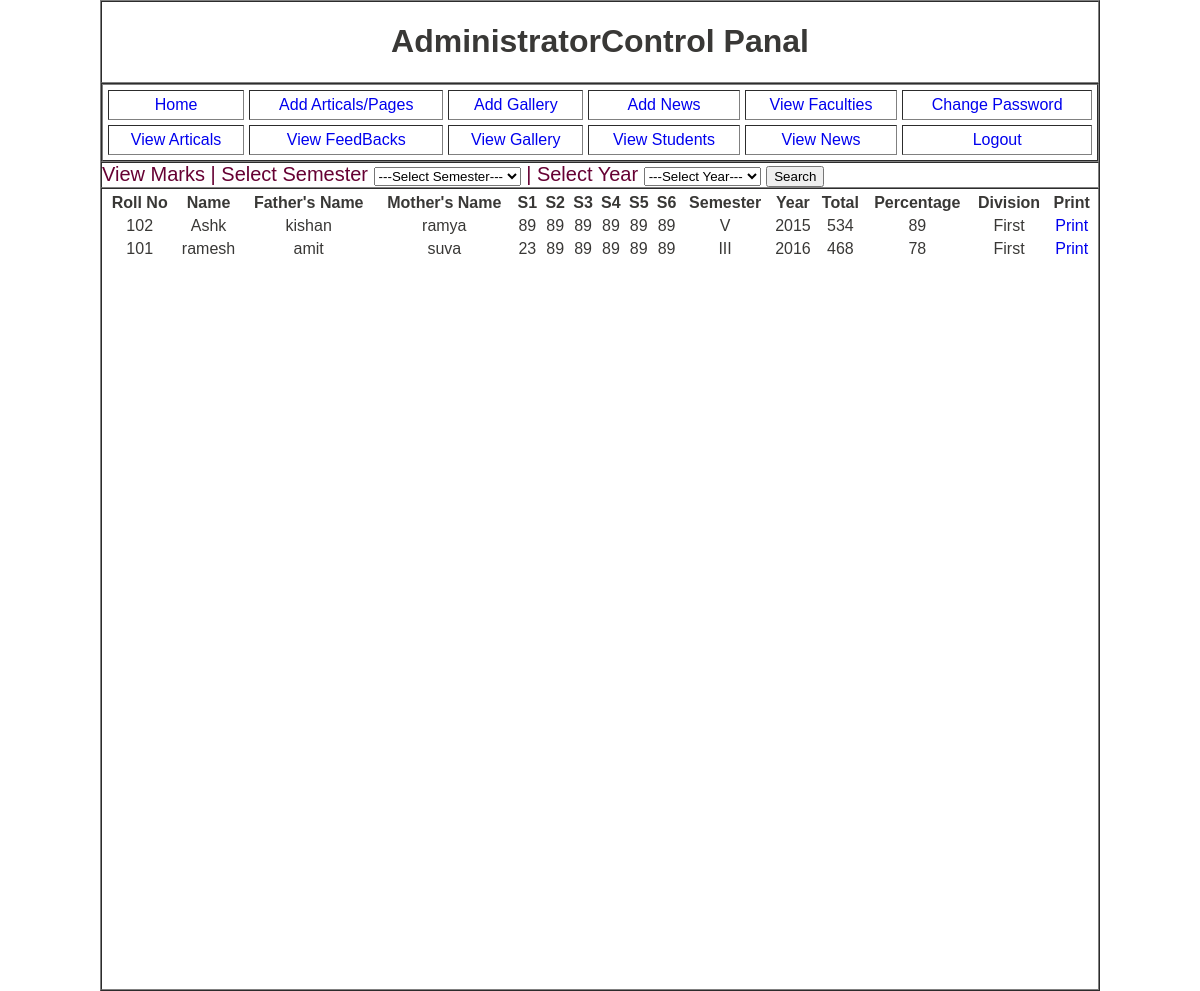
Screenshot of /admin/viewmrks.php (signed in) with the database file from the repository.
### tables this page shows
CREATE TABLE IF NOT EXISTS `marks` (
  `id` int(10) NOT NULL AUTO_INCREMENT,
  `rno` int(10) NOT NULL,
  `sname` varchar(100) NOT NULL,
  `fname` varchar(100) NOT NULL,
  `mname` varchar(100) NOT NULL,
  `s1` int(10) NOT NULL,
  `s2` int(10) NOT NULL,
  `s3` int(10) NOT NULL,
  `s4` int(10) NOT NULL,
  `s5` int(10) NOT NULL,
  `s6` int(10) NOT NULL,
  `semester` varchar(10) NOT NULL,
  `year` varchar(10) NOT NULL,
  `totalm` int(10) NOT NULL,
  `pert` float NOT NULL,
  `divp` varchar(100) NOT NULL,
  PRIMARY KEY (`id`)
);

### admin/viewmrks.php (the view, shortened to what this page needs)
<?php include("session.php");
if($_REQUEST['search']=="Search")
{
	$sel="select * from marks where semester='".$_REQUEST['sem']."' and year='".$_REQUEST['year']."'";
}
else
{
$sel="select * from marks";
}
$f=mysql_query($sel);
?>
<!DOCTYPE html PUBLIC "-//W3C//DTD XHTML 1.0 Transitional//EN" "http://www.w3.org/TR/xhtml1/DTD/xhtml1-transitional.dtd">
<html xmlns="http://www.w3.org/1999/xhtml">
<head>
<link href="../style.css" type="text/css" rel="stylesheet" />
</head>
<body>
<form method="post">
	<table cellpadding="0" cellspacing="0" align="center" width="1000" border="1">
			<tr>
					<td align="center"><h1><?php echo $_SESSION['ut'] ?>Control Panal</h1></td>
			</tr>
			<tr>
				<td>
				<?php
				 if($_SESSION['type']==1) { include("admin_header.php"); }
				  ?></td>
			</tr>
			<tr>
					<td class="pagetitle">View Marks | Select Semester
					<select name="sem">
											<option>---Select Semester---</option>
									</select> | Select Year <select name="year" required>
											<option>---Select Year---</option>
									</select> <input type="submit" name="search" value="Search" /></td>
			</tr>
			<tr>
				<td height="800" valign="top">
							<table cellpadding="0" cellspacing="5" width="100%" align="center" border="0">
	<tr class="label" align="center">
	<td >Roll No</td><td>Name</td><td>Father's Name</td><td>Mother's Name</td><td>S1</td><td>S2</td>
	<td>S3</td><td>S4</td><td>S5</td><td>S6</td><td>Semester</td><td>Year</td><td>Total</td><td>Percentage</td><td>Division</td><td>Print</td>
						</tr>
						<?php
						while($rec=mysql_fetch_array($f))
						{
						?>
						<tr align="center">
						<td><?php echo $rec[1];?></td>
						<td><?php echo $rec[2];?></td>
						<td><?php echo $rec[3];?></td>
						<td><?php echo $rec[4];?></td>
						<td><?php echo $rec[5];?></td>
						<td><?php echo $rec[6];?></td>
						<td><?php echo $rec[7];?></td>
						<td><?php echo $rec[8];?></td>
						<td><?php echo $rec[9];?></td>
						<td><?php echo $rec[10];?></td>
						<td><?php echo $rec[11];?></td>
						<td><?php echo $rec[12];?></td>
						<td><?php echo $rec[13];?></td>
						<td><?php echo $rec[14];?></td>
						<td><?php echo $rec[15];?></td>
						<td><a href="print.php?rid=<?php echo $rec[0];?>">Print</a></td>
						</tr>
						<?php
						}
						?>
					</table>
				</td>
			</tr>
	</table>
	</form>
</body>
</html>

### admin/admin_header.php (shortened to what this page needs)
<table cellpadding="5" cellspacing="5" align="center" width="100%" border="1">
	<tr><td class="cmenu"><a href="cpanal.php">Home</a></td>
			<td class="cmenu"><a href="addpage.php">Add Articals/Pages</a></td>
			<td class="cmenu"><a href="addgal.php">Add Gallery</a></td>
			<td class="cmenu"><a href="addnews.php">Add News</a></td>
			<td class="cmenu"><a href="viewfaculties.php">View Faculties</a></td>
			<td class="cmenu"><a href="chanpass.php">Change Password</a></td>
	</tr>
	<tr>
			<td class="cmenu"><a href="viewpages.php">View Articals</a></td>
			<td class="cmenu"><a href="viewfeedback.php">View FeedBacks</a></td>
			<td class="cmenu"><a href="viewgals.php">View Gallery</a></td>
			<td class="cmenu"><a href="viewstudents.php">View Students</a></td>
			<td class="cmenu"><a href="viewnews.php">View News</a></td>
			<td class="cmenu"><a href="logout.php">Logout</a></td>
	</tr>
</table>

### style.css (style rules this page uses)
body { background-image:url(images/images.jpeg); margin:0px; font-family:Verdana, Arial, Helvetica, sans-serif; }
.pagetitle { font-size:20px; color:#660033; }
.cmenu { font-family:Verdana, Arial, Helvetica, sans-serif; text-align:center; }
.label { font-size:16px; color:#660033; font-weight:bold; }
a { text-decoration:none; }
td { color:#393836; }

### rows the page displays
marks: rno "102", sname "Ashk", fname "kishan", mname "ramya", s1 "89", s2 "89", s3 "89", s4 "89", s5 "89", s6 "89", semester "V", year "2015", totalm "534", pert "89", divp "First"
marks: rno "101", sname "ramesh", fname "amit", mname "suva", s1 "23", s2 "89", s3 "89", s4 "89", s5 "89", s6 "89", semester "III", year "2016", totalm "468", pert "78", divp "First"

### other values shown
$_SESSION['ut'] "Administrator"
